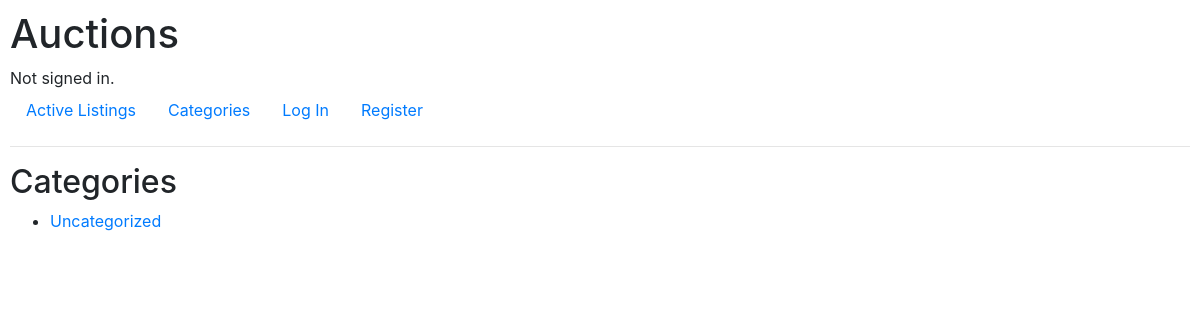
Page /categories/ on the earlier database version.
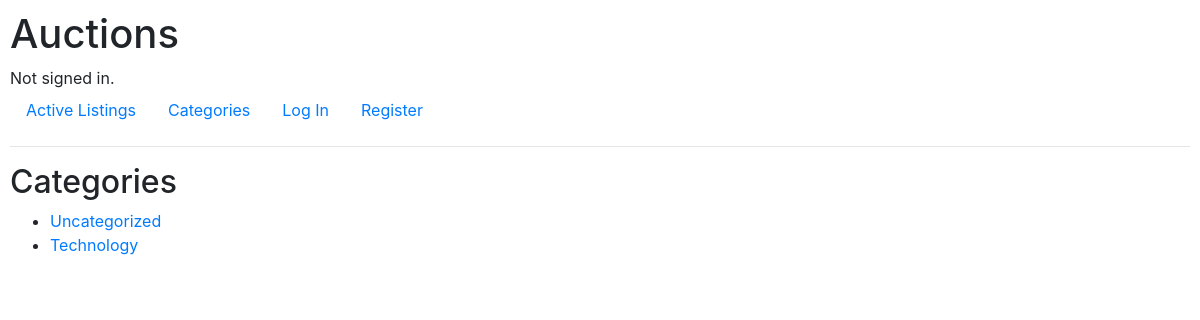
Same page on the later database version.
### auctions/models.py (models this page shows)
class Categories(models.Model):
    CATEGORY_CHOICES = [
        (None, 'Uncategorized'),
        ('Art', 'Art'),
        ('Books', 'Books'),
        ('Electronics', 'Electronics'),
        ('Toys', 'Toys'),
        ('Hobby', 'Hobby'),
        ('Home', 'Home'),
        ('Sports', 'Sports'),
        ("Vehicles", 'Vehicles')
    ]
    category = models.CharField(max_length=11, choices=CATEGORY_CHOICES, default=None)
    def __str__(self):
        return f'{self.category}'

### auctions/views.py (the view)
# urls.py: path("categories/", views.categories, name="categories"),
def categories(request):
    categories_list = Categories.objects.all()
    return render(request, 'auctions/categories.html', {
        'categories': categories_list
    })

### auctions/templates/auctions/categories.html
{% extends "auctions/layout.html" %}
{% block body %}
    <h2>Categories</h2>
    <ul>
        <li>
            <a href="{% url 'category' None %} ">Uncategorized</a>
        </li>
        {% for category in categories %}
        <li>
            <a href="{% url 'category' category %}">{{ category }}</a>
        </li>
        {% endfor %}
    </ul>
{% endblock %}

Differences in the rows shown:
added Categories: category "Technology"
